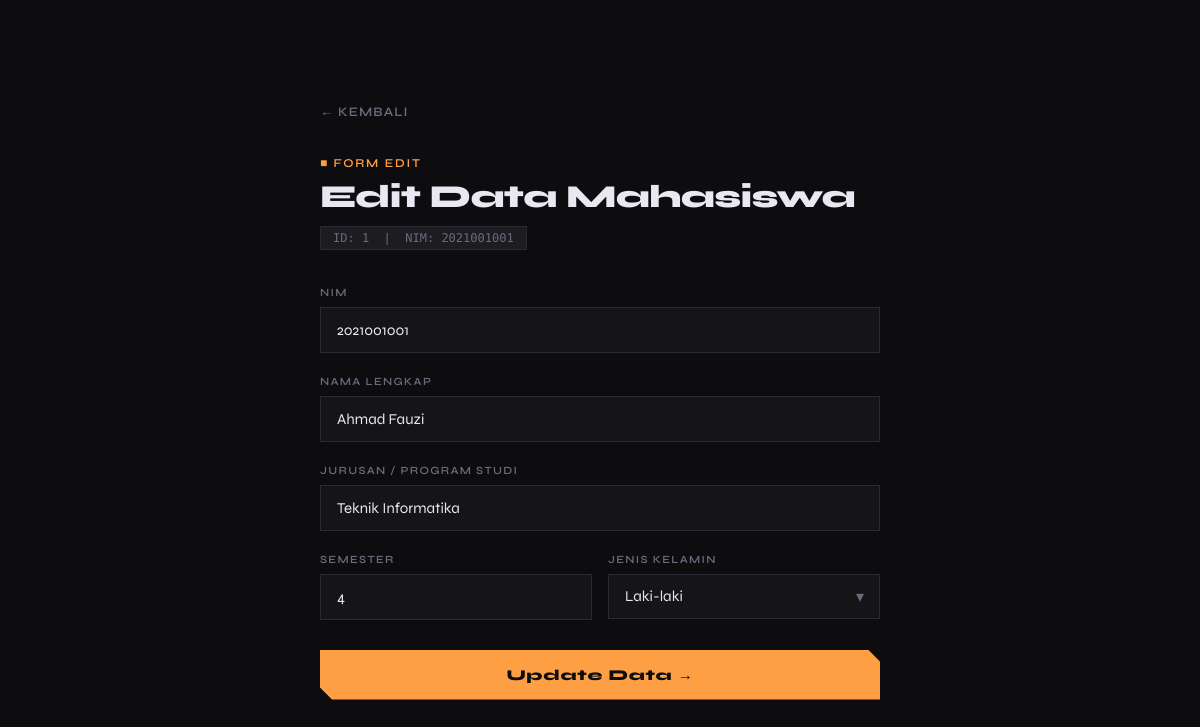
The page /edit.php?id=1 on the database its author committed.
### tables this page shows
CREATE TABLE IF NOT EXISTS mahasiswa (
    id            INT(11)      NOT NULL AUTO_INCREMENT,
    nim           VARCHAR(20)  NOT NULL UNIQUE,
    nama          VARCHAR(100) NOT NULL,
    jurusan       VARCHAR(100) NOT NULL,
    semester      TINYINT(2)   NOT NULL DEFAULT 1,
    jenis_kelamin ENUM('Laki-laki','Perempuan') NOT NULL,
    created_at    TIMESTAMP    DEFAULT CURRENT_TIMESTAMP,
    PRIMARY KEY (id)
);

### edit.php (the view, shortened to what this page needs)
<?php
require_once 'koneksi.php';
$id = isset($_GET['id']) ? (int) $_GET['id'] : 0;
$stmt = mysqli_prepare($conn, "SELECT * FROM mahasiswa WHERE id = ?");
mysqli_stmt_bind_param($stmt, "i", $id);
mysqli_stmt_execute($stmt);
$result = mysqli_stmt_get_result($stmt);
$data = mysqli_fetch_assoc($result);
?>
<!DOCTYPE html>
<html lang="id">
<head>
</head>
<body>
<div class="card">
    <a href="index.php" class="back-link">← Kembali</a>
    <div class="form-header">
        <span>&#9632; Form Edit</span>
        <h2>Edit Data Mahasiswa</h2>
        <div class="id-badge">ID: <?= $id ?> &nbsp;|&nbsp; NIM: <?= htmlspecialchars($data['nim']) ?></div>
    </div>
    <form method="POST" action="edit.php?id=<?= $id ?>">
        <div class="form-group">
            <label for="nim">NIM</label>
            <input type="text" id="nim" name="nim" maxlength="20"
                   value="<?= htmlspecialchars($data['nim']) ?>">
        </div>
        <div class="form-group">
            <label for="nama">Nama Lengkap</label>
            <input type="text" id="nama" name="nama" maxlength="100"
                   value="<?= htmlspecialchars($data['nama']) ?>">
        </div>
        <div class="form-group">
            <label for="jurusan">Jurusan / Program Studi</label>
            <input type="text" id="jurusan" name="jurusan" maxlength="100"
                   value="<?= htmlspecialchars($data['jurusan']) ?>">
        </div>
        <div class="form-row">
            <div class="form-group">
                <label for="semester">Semester</label>
                <input type="number" id="semester" name="semester" min="1" max="14"
                       value="<?= htmlspecialchars($data['semester']) ?>">
            </div>
            <div class="form-group">
                <label for="jenis_kelamin">Jenis Kelamin</label>
                <div class="select-wrap">
                    <select id="jenis_kelamin" name="jenis_kelamin">
                        <option value="Laki-laki" <?= $data['jenis_kelamin'] === 'Laki-laki' ? 'selected' : '' ?>>Laki-laki</option>
                    </select>
                </div>
            </div>
        </div>
        <button type="submit" class="btn-submit">Update Data →</button>
    </form>
</div>
</body>
</html>

### edit.php (style rules this page uses)
:root { --bg: #0d0d0f; --surface: #151518; --surface2: #1c1c21; --border: #2a2a32; --accent: #c8f135; --accent2: #6c63ff; --text: #e8e8f0; --muted: #6b6b7e; --danger: #ff4d6d; --success: #22c55e; }
* { box-sizing: border-box; margin: 0; padding: 0; }
body { background: var(--bg); color: var(--text); font-family: 'Syne', sans-serif; min-height: 100vh; display: flex; align-items: center; justify-content: center; padding: 48px 24px; }
.card { width: 100%; max-width: 560px; }
.back-link { display: inline-flex; align-items: center; gap: 6px; color: var(--muted); text-decoration: none; font-size: 13px; letter-spacing: 0.08em; text-transform: uppercase; font-weight: 600; margin-bottom: 32px; transition: color 0.15s; }
.form-header { margin-bottom: 36px; }
.form-header span { font-size: 12px; letter-spacing: 0.15em; color: #ff9f43; text-transform: uppercase; font-weight: 600; }
.form-header h2 { font-size: 32px; font-weight: 800; letter-spacing: -0.02em; margin-top: 6px; }
.id-badge { display: inline-block; margin-top: 10px; background: var(--surface2); border: 1px solid var(--border); padding: 4px 12px; font-family: 'DM Mono', monospace; font-size: 12px; color: var(--muted); }
.form-group { margin-bottom: 22px; }
label { display: block; font-size: 11px; letter-spacing: 0.12em; text-transform: uppercase; color: var(--muted); font-weight: 600; margin-bottom: 8px; }
input, select { width: 100%; background: var(--surface); border: 1px solid var(--border); color: var(--text); font-family: 'Syne', sans-serif; font-size: 15px; padding: 13px 16px; outline: none; transition: border-color 0.15s; appearance: none; -webkit-appearance: none; }
input::placeholder { color: var(--muted); }
.select-wrap { position: relative; }
.select-wrap::after { content: '▾'; position: absolute; right: 16px; top: 50%; transform: translateY(-50%); color: var(--muted); pointer-events: none; }
.form-row { display: grid; grid-template-columns: 1fr 1fr; gap: 16px; }
.btn-submit { width: 100%; background: #ff9f43; color: #0d0d0f; border: none; font-family: 'Syne', sans-serif; font-size: 15px; font-weight: 800; letter-spacing: 0.05em; padding: 16px; cursor: pointer; transition: all 0.2s; margin-top: 8px; clip-path: polygon(0 0, calc(100% - 12px) 0, 100% 12px, 100% 100%, 12px 100%, 0 calc(100% - 12px)); }

### rows shown on the page
mahasiswa: nim "2021001001", nama "Ahmad Fauzi", jurusan "Teknik Informatika", semester "4", jenis_kelamin "Laki-laki"

### other values the page prints
$id "1"
